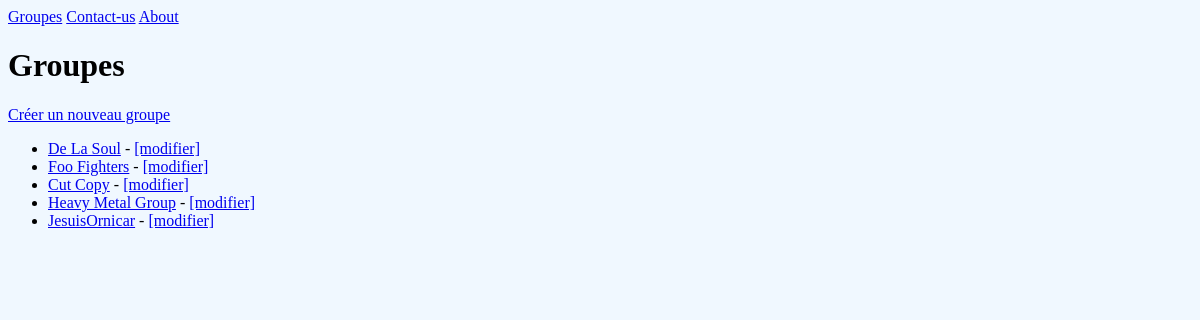
/bands/, run on an earlier commit of the app's database.
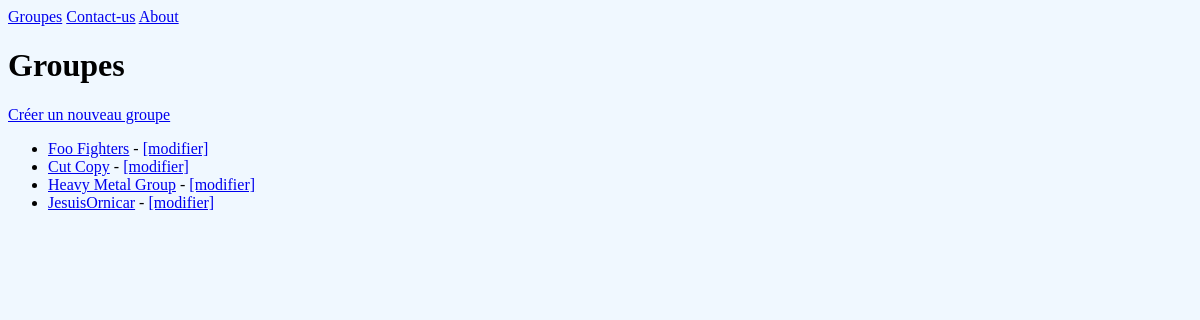
And on a later commit of the database.
### listings/models.py (models this page shows, shortened)
class Band(models.Model):
    class Genre(models.TextChoices):
        HIP_HOP = 'HH'
        SYNTH_POP = 'SP'
        ALTERNATIVE_ROCK = 'AR'
        KPOP = 'KP'
        JPOP = 'JP'
        OTHER = 'OT'
    name = models.fields.CharField(max_length=100)
    genre = models.fields.CharField(choices=Genre.choices, max_length=5)
    biography = models.fields.CharField(max_length=1000)
    year_formed = models.fields.IntegerField(validators=[MinValueValidator(1900), MaxValueValidator(2024), ])
    active = models.fields.BooleanField(default=True)
    official_homepage = models.fields.URLField(null=True, blank=True)

### listings/views.py (the view)
# urls.py: path('bands/', views.band_list, name='band-list'),
def band_list(request):  # renommer la fonction de vue
   bands = Band.objects.all()
   return render(request,
           'listings/band_list.html',  # pointe vers le nouveau nom de modèle
           {'bands': bands})

### listings/templates/listings/band_list.html (shortened to what this page needs)
{% extends 'listings/base.html' %}
{% block content %}
<h1>Groupes</h1>
<a href="{% url 'band-create' %}">Créer un nouveau groupe</a>
<ul>
 {% for band in bands %}
     <li>
         <a href="{% url 'band-detail' band.id %}">{{ band.name }}</a>
         - <a href="{% url 'band-update' band.id %}">[modifier]</a>
     </li>
   {% endfor %}
  </ul>
{% endblock %}

### listings/templates/listings/base.html (shortened to what this page needs)
{% load static %}
<html>
    <head>
        <link rel="stylesheet" href="{% static 'listings/style.css' %}" />
    </head>
    <body>
        <nav>
            <a href="{% url 'band-list' %}">Groupes</a>
            <a href="{% url 'contact' %}">Contact-us</a>
            <a href="{% url 'about-us' %}">About</a>
        </nav>
        {% block content %}
        {% endblock %}
    </body>
</html>

### listings/static/listings/style.css (style rules this page uses)
* { background: aliceblue }

What changed in the data, as far as the page shows it:
removed Band: name "De La Soul"
